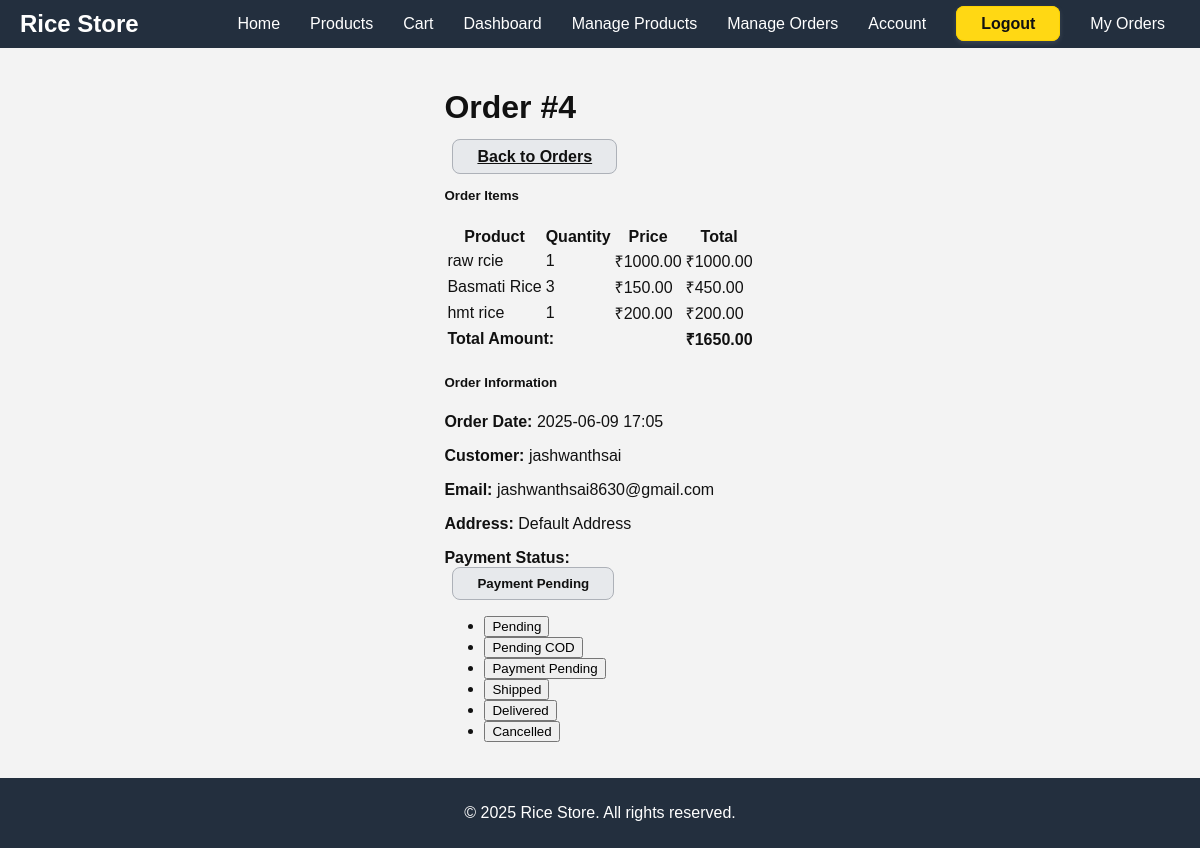
/order/4 (signed in), run on the app's committed database.
### main.py (models this page shows, shortened)
class OrderItem(db.Model):
    id = db.Column(db.Integer, primary_key=True)
    order_id = db.Column(db.Integer, db.ForeignKey('order.id'), nullable=False)
    product_id = db.Column(db.Integer, db.ForeignKey('product.id'), nullable=False)
    quantity = db.Column(db.Integer, nullable=False)
    price_at_purchase = db.Column(db.Float, nullable=False)  # Price at the time of order

class Product(db.Model):
    id = db.Column(db.Integer, primary_key=True)
    name = db.Column(db.String(100), nullable=False)
    description = db.Column(db.Text, nullable=False)
    price = db.Column(db.Float, nullable=False)
    stock = db.Column(db.Integer, nullable=False, default=0)
    image_file = db.Column(db.String(20), nullable=False, default='default_product.png')
    category = db.Column(db.String(50), nullable=True)  # e.g., Basmati, Sona Masuri, Brown Rice
    cart_item_rel = db.relationship('CartItem', backref='product', lazy=True)
    order_item_rel = db.relationship('OrderItem', backref='product', lazy=True)

class Order(db.Model):
    id = db.Column(db.Integer, primary_key=True)
    user_id = db.Column(db.Integer, db.ForeignKey('user.id'), nullable=False)
    order_date = db.Column(db.DateTime, nullable=False, default=datetime.utcnow)
    total_amount = db.Column(db.Float, nullable=False)
    status = db.Column(db.String(20), nullable=False, default='Pending')  # e.g., Pending, Shipped, Delivered, Cancelled
    address = db.Column(db.String(200), nullable=False, default='Default Address')  # Added address field with default value
    order_items = db.relationship('OrderItem', backref='order', lazy=True)

class User(db.Model, UserMixin):
    id = db.Column(db.Integer, primary_key=True)
    username = db.Column(db.String(20), unique=True, nullable=False)
    email = db.Column(db.String(120), unique=True, nullable=False)
    image_file = db.Column(db.String(20), nullable=False, default='default.jpg')
    password = db.Column(db.String(60), nullable=False)
    role = db.Column(db.String(10), nullable=False, default='user')  # 'user' or 'admin'
    cart_items = db.relationship('CartItem', backref='owner', lazy=True)
    orders = db.relationship('Order', backref='customer', lazy=True)
    phone_number = db.Column(db.String(20), nullable=True)  # Added for demonstration if not already there

### main.py (the view)
@app.route("/order/<int:order_id>")
@login_required
def order_detail(order_id):
    order = Order.query.get_or_404(order_id)
    if order.user_id != current_user.id and current_user.role != 'admin':
        abort(403)  # Forbidden
    return render_template('order_detail.html', order=order, title=f'Order #{order.id}')

### main.py (called while the page is built)
@login_manager.user_loader
def load_user(user_id):
    return User.query.get(int(user_id))

@app.context_processor
def inject_global_data():
    return dict(current_year=datetime.utcnow().year)

### templates/order_detail.html (shortened to what this page needs)
{% extends "base.html" %}
{% block content %}
<div class="container">
    <div class="row mb-4">
        <div class="col">
            <h1>{{ title }}</h1>
        </div>
        <div class="col text-end">
            {% if current_user.role == 'admin' %}
            <a href="{{ url_for('admin_orders') }}" class="btn-amazon-secondary">
                 Back to Orders
            </a>
            {% else %}
            <a href="{{ url_for('orders') }}" class="btn-amazon-secondary">
                <i class="fas fa-arrow-left"></i> Back to Orders
            </a>
            {% endif %}
        </div>
    </div>
    <div class="row">
        <div class="col-md-8">
            <div class="card mb-4">
                <div class="card-header">
                    <h5 class="card-title mb-0">Order Items</h5>
                </div>
                <div class="card-body">
                    <div class="table-responsive">
                        <table class="table">
                            <thead>
                                <tr>
                                    <th>Product</th>
                                    <th>Quantity</th>
                                    <th>Price</th>
                                    <th>Total</th>
                                </tr>
                            </thead>
                            <tbody>
                                {% for item in order.order_items %}
                                <tr>
                                    <td>{{ item.product.name }}</td>
                                    <td>{{ item.quantity }}</td>
                                    <td>&#8377;{{ '%.2f' % item.price_at_purchase }}</td>
                                    <td>&#8377;{{ '%.2f' % (item.quantity * item.price_at_purchase) }}</td>
                                </tr>
                                {% endfor %}
                            </tbody>
                            <tfoot>
                                <tr>
                                    <td colspan="3" class="text-end"><strong>Total Amount:</strong></td>
                                    <td><strong>&#8377;{{ '%.2f' % order.total_amount }}</strong></td>
                                </tr>
                            </tfoot>
                        </table>
                    </div>
                </div>
            </div>
        </div>
        <div class="col-md-4">
            <div class="card mb-4">
                <div class="card-header">
                    <h5 class="card-title mb-0">Order Information</h5>
                </div>
                <div class="card-body">
                    <p><strong>Order Date:</strong> {{ order.order_date.strftime('%Y-%m-%d %H:%M') }}</p>
                    <p><strong>Customer:</strong> {{ order.customer.username }}</p>
                    <p><strong>Email:</strong> {{ order.customer.email }}</p>
                    <p><strong>Address:</strong> {{ order.address }}</p>
                    <div class="mb-3">
                        <label class="form-label"><strong>Payment Status:</strong></label>
                        {% if current_user.role == 'admin' %}
                        <div class="dropdown">
                            <button class="btn-amazon-secondary dropdown-toggle" type="button" id="paymentStatusDropdown" data-bs-toggle="dropdown" aria-expanded="false">
                                {{ order.status }}
                            </button>
                            <ul class="dropdown-menu" aria-labelledby="paymentStatusDropdown">
                                <li>
                                    <form action="{{ url_for('admin_update_order_status', order_id=order.id) }}" method="POST">
                                        <button type="submit" class="dropdown-item">Pending</button>
                                    </form>
                                </li>
                                <li>
                                    <form action="{{ url_for('admin_update_order_status', order_id=order.id) }}" method="POST">
                                        <button type="submit" class="dropdown-item">Pending COD</button>
                                    </form>
                                </li>
                                <li>
                                    <form action="{{ url_for('admin_update_order_status', order_id=order.id) }}" method="POST">
                                        <button type="submit" class="dropdown-item">Payment Pending</button>
                                    </form>
                                </li>
                                <li>
                                    <form action="{{ url_for('admin_update_order_status', order_id=order.id) }}" method="POST">
                                        <button type="submit" class="dropdown-item">Shipped</button>
                                    </form>
                                </li>
                                <li>
                                    <form action="{{ url_for('admin_update_order_status', order_id=order.id) }}" method="POST">
                                        <button type="submit" class="dropdown-item">Delivered</button>
                                    </form>
                                </li>
                                <li>
                                    <form action="{{ url_for('admin_update_order_status', order_id=order.id) }}" method="POST">
                                        <button type="submit" class="dropdown-item text-danger">Cancelled</button>
                                    </form>
                                </li>
                            </ul>
                        </div>
                        {% endif %}
                    </div>
                </div>
            </div>
        </div>
    </div>
</div>
{% endblock content %}

### static/main.css (style rules this page uses)
body { margin: 0; padding: 0; display: flex; flex-direction: column; min-height: 100vh; font-family: Arial, sans-serif; background-color: #eaeded; color: #111; }

### templates/base.html (style rules this page uses)
body { background-color: #f3f3f3; font-family: 'Amazon Ember', Arial, sans-serif; color: #111; }
.btn-amazon-secondary { background-color: #e7e9ec; color: #111; border: 1px solid #adb1b8; border-radius: 8px; font-weight: bold; padding: 8px 24px; margin-left: 8px; transition: background 0.2s, box-shadow 0.2s; }

### data on the page
OrderItem: product.name "raw rcie", quantity "1", price_at_purchase "1000.00", item.quantity*item.price_at_purchase "1000.00"
OrderItem: product.name "Basmati Rice", quantity "3", price_at_purchase "150.00", item.quantity*item.price_at_purchase "450.00"
OrderItem: product.name "hmt rice", quantity "1", price_at_purchase "200.00", item.quantity*item.price_at_purchase "200.00"
Order: total_amount "1650.00", order_date "2025-06-09 17:05", address "Default Address", status "Payment Pending"
User: customer.username "jashwanthsai", customer.email "jashwanthsai8630@gmail.com"

### other printed values
{{ title }} "Order #4"
